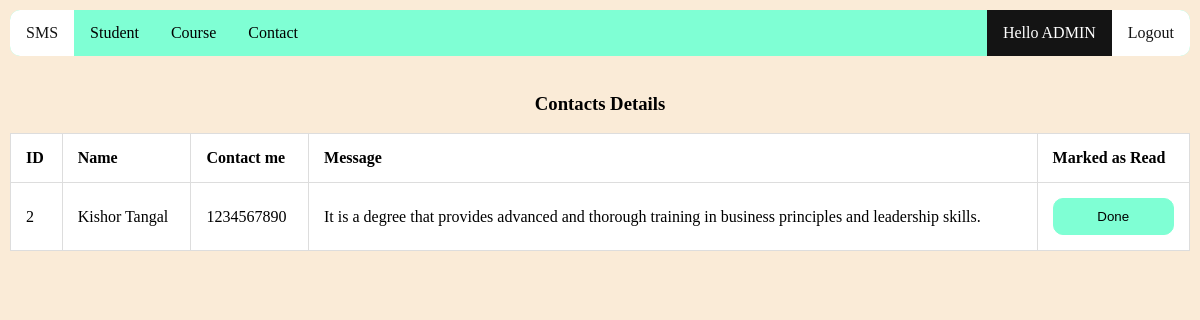
Page /admin/contact.php on the committed database.
### tables this page shows
CREATE TABLE `contact` (
  `id` int(11) NOT NULL,
  `name` varchar(100) NOT NULL,
  `contact` varchar(100) NOT NULL,
  `msg` text NOT NULL
);

### admin/contact.php (the view, shortened to what this page needs)
<!DOCTYPE html>
<html lang="en">
<head>
    <link rel="stylesheet" href="../css/style.css">
</head>
<body>
    <?php
include('include/nav.php');
    ?>
    <br>
    <div>
    <center><h3>Contacts Details</h3></center>
    <?php
include('php/db.php');
$sql = "SELECT * FROM contact";
$result = $conn->query($sql);
if ($result->num_rows > 0) {
    echo "<table border='1'>
            <tr>
                <th>ID</th>
                <th>Name</th>
                <th>Contact me</th>
                <th>Message</th>
                <th>Marked as Read</th>
            </tr>";
    while($row = $result->fetch_assoc()) {
        echo "<tr>
                <td>" . $row["id"]. "</td>
                <td>" . $row["name"]. "</td>
                <td>" . $row["contact"]. "</td>
                <td>" . $row["msg"]. "</td>
                <td>";
                    echo "<form action='php/donecontact.php' method='post'>
                              <input type='hidden' name='id' value='" . $row["id"] . "'>
                              <input type='submit' class='btn2' value='Done'>
                          </form>";
                echo "</td>
              </tr>";
    }
    echo "</table>";
} else {
    echo "0 results";
}
?>
    </div>
</body>
</html>

### css/style.css (style rules this page uses)
body { margin: 10px; background-color: antiquewhite; justify-content: center; align-items: center; }
.btn2 { padding: 10px; width: 100%; background-color: aquamarine; border-radius: 10px; border: 1px solid aquamarine; cursor: pointer; }
table, td, th { border: 1px solid #ddd; text-align: left; background-color: #fff; }
table { border-collapse: collapse; width: 100%; }
th, td { padding: 15px; }

### rows in the picture
contact: id "2", name "Kishor Tangal", contact "1234567890", msg "It is a degree that provides advanced and thorough training in business principles and leadership skills."
